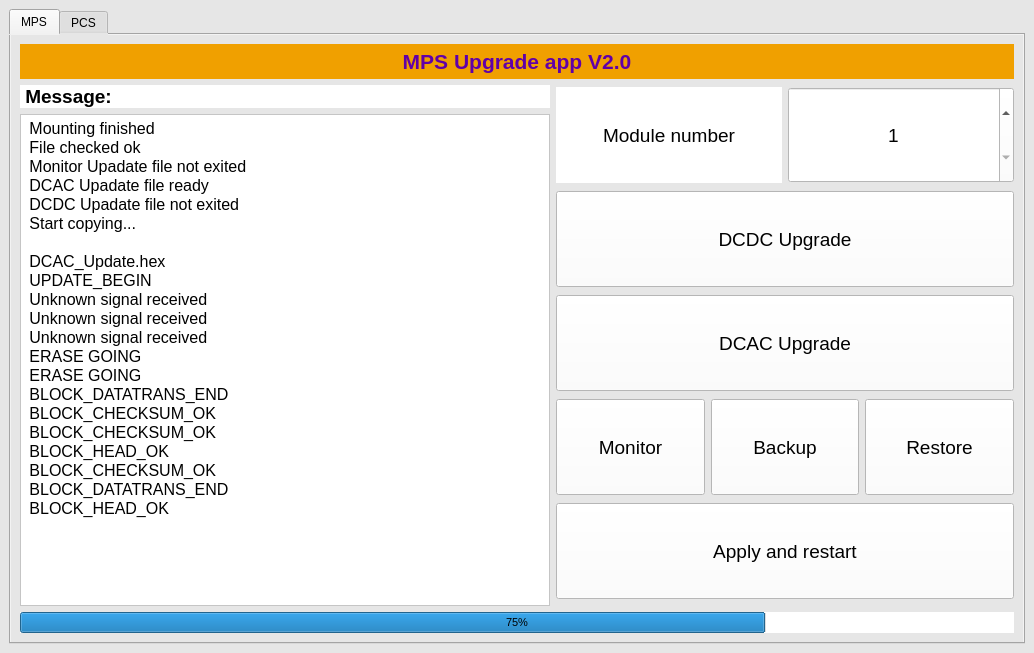
<?xml version="1.0" encoding="UTF-8"?>
<ui version="4.0">
 <class>UpgradeTools</class>
 <widget class="QMainWindow" name="UpgradeTools">
  <property name="geometry">
   <rect>
    <x>0</x>
    <y>0</y>
    <width>1034</width>
    <height>653</height>
   </rect>
  </property>
  <property name="windowTitle">
   <string>UpgradeTools</string>
  </property>
  <widget class="QWidget" name="centralwidget">
   <property name="styleSheet">
    <string notr="true">background-color: rgb(230, 230, 230);</string>
   </property>
   <layout class="QGridLayout" name="gridLayout_2">
    <item row="0" column="1">
     <widget class="QTabWidget" name="tabWidget">
      <property name="enabled">
       <bool>true</bool>
      </property>
      <property name="currentIndex">
       <number>0</number>
      </property>
      <property name="usesScrollButtons">
       <bool>false</bool>
      </property>
      <property name="documentMode">
       <bool>false</bool>
      </property>
      <property name="tabsClosable">
       <bool>false</bool>
      </property>
      <property name="movable">
       <bool>false</bool>
      </property>
      <property name="tabBarAutoHide">
       <bool>false</bool>
      </property>
      <widget class="QWidget" name="MPS">
       <attribute name="title">
        <string>MPS</string>
       </attribute>
       <layout class="QGridLayout" name="gridLayout">
        <item row="0" column="0">
         <widget class="QLabel" name="label">
          <property name="minimumSize">
           <size>
            <width>0</width>
            <height>35</height>
           </size>
          </property>
          <property name="font">
           <font>
            <pointsize>16</pointsize>
            <weight>75</weight>
            <bold>true</bold>
           </font>
          </property>
          <property name="styleSheet">
           <string notr="true">background-color: rgb(240, 160, 0);
color: rgb(97, 0, 167);</string>
          </property>
          <property name="text">
           <string>MPS Upgrade app V2.0</string>
          </property>
          <property name="alignment">
           <set>Qt::AlignCenter</set>
          </property>
         </widget>
        </item>
        <item row="1" column="0">
         <layout class="QHBoxLayout" name="horizontalLayout" stretch="1,1">
          <item>
           <layout class="QVBoxLayout" name="verticalLayout_3">
            <item>
             <widget class="QLabel" name="Message_label">
              <property name="minimumSize">
               <size>
                <width>530</width>
                <height>0</height>
               </size>
              </property>
              <property name="maximumSize">
               <size>
                <width>16777215</width>
                <height>16777215</height>
               </size>
              </property>
              <property name="font">
               <font>
                <pointsize>14</pointsize>
                <weight>75</weight>
                <bold>true</bold>
               </font>
              </property>
              <property name="styleSheet">
               <string notr="true">background-color: rgb(255, 255, 255);</string>
              </property>
              <property name="text">
               <string> Message:</string>
              </property>
             </widget>
            </item>
            <item>
             <widget class="QPlainTextEdit" name="plainTextEdit">
              <property name="minimumSize">
               <size>
                <width>530</width>
                <height>0</height>
               </size>
              </property>
              <property name="maximumSize">
               <size>
                <width>16777215</width>
                <height>16777215</height>
               </size>
              </property>
              <property name="font">
               <font>
                <pointsize>12</pointsize>
               </font>
              </property>
              <property name="styleSheet">
               <string notr="true">background-color: rgb(255, 255, 255);</string>
              </property>
              <property name="readOnly">
               <bool>true</bool>
              </property>
              <property name="plainText">
               <string> Mounting finished 
 File checked ok 
 Monitor Upadate file not exited 
 DCAC Upadate file ready 
 DCDC Upadate file not exited 
 Start copying...

 DCAC_Update.hex 
 UPDATE_BEGIN 
 Unknown signal received 
 Unknown signal received 
 Unknown signal received 
 ERASE GOING 
 ERASE GOING 
 BLOCK_DATATRANS_END
 BLOCK_CHECKSUM_OK 
 BLOCK_CHECKSUM_OK
 BLOCK_HEAD_OK
 BLOCK_CHECKSUM_OK
 BLOCK_DATATRANS_END
 BLOCK_HEAD_OK 
</string>
              </property>
             </widget>
            </item>
           </layout>
          </item>
          <item>
           <layout class="QVBoxLayout" name="verticalLayout_2">
            <item>
             <layout class="QHBoxLayout" name="horizontalLayout_2">
              <item>
               <widget class="QLabel" name="Modnum_label">
                <property name="font">
                 <font>
                  <pointsize>14</pointsize>
                 </font>
                </property>
                <property name="styleSheet">
                 <string notr="true">background-color: rgb(255, 255, 255);</string>
                </property>
                <property name="text">
                 <string>Module number</string>
                </property>
                <property name="alignment">
                 <set>Qt::AlignCenter</set>
                </property>
               </widget>
              </item>
              <item>
               <widget class="QSpinBox" name="spinBox">
                <property name="minimumSize">
                 <size>
                  <width>0</width>
                  <height>96</height>
                 </size>
                </property>
                <property name="font">
                 <font>
                  <pointsize>14</pointsize>
                 </font>
                </property>
                <property name="styleSheet">
                 <string notr="true">background-color: rgb(255, 255, 255);</string>
                </property>
                <property name="alignment">
                 <set>Qt::AlignCenter</set>
                </property>
                <property name="minimum">
                 <number>1</number>
                </property>
                <property name="maximum">
                 <number>99</number>
                </property>
                <property name="value">
                 <number>1</number>
                </property>
               </widget>
              </item>
             </layout>
            </item>
            <item>
             <widget class="QPushButton" name="DCDC_btn">
              <property name="minimumSize">
               <size>
                <width>450</width>
                <height>96</height>
               </size>
              </property>
              <property name="font">
               <font>
                <pointsize>14</pointsize>
               </font>
              </property>
              <property name="styleSheet">
               <string notr="true">background-color: rgb(255, 255, 255);</string>
              </property>
              <property name="text">
               <string>DCDC Upgrade</string>
              </property>
             </widget>
            </item>
            <item>
             <widget class="QPushButton" name="DCAC_btn">
              <property name="minimumSize">
               <size>
                <width>0</width>
                <height>96</height>
               </size>
              </property>
              <property name="font">
               <font>
                <pointsize>14</pointsize>
               </font>
              </property>
              <property name="styleSheet">
               <string notr="true">background-color: rgb(255, 255, 255);</string>
              </property>
              <property name="text">
               <string>DCAC Upgrade</string>
              </property>
             </widget>
            </item>
            <item>
             <layout class="QHBoxLayout" name="horizontalLayout_3">
              <item>
               <widget class="QPushButton" name="Monitor_btn">
                <property name="minimumSize">
                 <size>
                  <width>0</width>
                  <height>96</height>
                 </size>
                </property>
                <property name="font">
                 <font>
                  <pointsize>14</pointsize>
                 </font>
                </property>
                <property name="styleSheet">
                 <string notr="true">background-color: rgb(255, 255, 255);</string>
                </property>
                <property name="text">
                 <string>Monitor</string>
                </property>
               </widget>
              </item>
              <item>
               <widget class="QPushButton" name="Backup_btn">
                <property name="minimumSize">
                 <size>
                  <width>0</width>
                  <height>96</height>
                 </size>
                </property>
                <property name="font">
                 <font>
                  <pointsize>14</pointsize>
                 </font>
                </property>
                <property name="styleSheet">
                 <string notr="true">background-color: rgb(255, 255, 255);</string>
                </property>
                <property name="text">
                 <string>Backup</string>
                </property>
               </widget>
              </item>
              <item>
               <widget class="QPushButton" name="Restore_btn">
                <property name="minimumSize">
                 <size>
                  <width>0</width>
                  <height>96</height>
                 </size>
                </property>
                <property name="font">
                 <font>
                  <pointsize>14</pointsize>
                 </font>
                </property>
                <property name="styleSheet">
                 <string notr="true">background-color: rgb(255, 255, 255);</string>
                </property>
                <property name="text">
                 <string>Restore</string>
                </property>
               </widget>
              </item>
             </layout>
            </item>
            <item>
             <widget class="QPushButton" name="Apply_btn">
              <property name="minimumSize">
               <size>
                <width>0</width>
                <height>96</height>
               </size>
              </property>
              <property name="font">
               <font>
                <pointsize>14</pointsize>
               </font>
              </property>
              <property name="styleSheet">
               <string notr="true">background-color: rgb(255, 255, 255);</string>
              </property>
              <property name="text">
               <string>Apply and restart</string>
              </property>
             </widget>
            </item>
           </layout>
          </item>
         </layout>
        </item>
        <item row="2" column="0">
         <widget class="QProgressBar" name="progressBar">
          <property name="minimumSize">
           <size>
            <width>980</width>
            <height>0</height>
           </size>
          </property>
          <property name="maximumSize">
           <size>
            <width>16777215</width>
            <height>16777215</height>
           </size>
          </property>
          <property name="font">
           <font>
            <pointsize>8</pointsize>
           </font>
          </property>
          <property name="styleSheet">
           <string notr="true">background-color: rgb(255, 255, 255);
border-color: rgb(255, 255, 255);</string>
          </property>
          <property name="value">
           <number>75</number>
          </property>
          <property name="alignment">
           <set>Qt::AlignCenter</set>
          </property>
          <property name="textVisible">
           <bool>true</bool>
          </property>
          <property name="invertedAppearance">
           <bool>false</bool>
          </property>
          <property name="textDirection">
           <enum>QProgressBar::TopToBottom</enum>
          </property>
         </widget>
        </item>
       </layout>
      </widget>
      <widget class="QWidget" name="MEGA">
       <property name="enabled">
        <bool>true</bool>
       </property>
       <attribute name="title">
        <string>PCS</string>
       </attribute>
       <layout class="QGridLayout" name="gridLayout_3">
        <item row="0" column="0">
         <widget class="QLabel" name="label_6">
          <property name="minimumSize">
           <size>
            <width>0</width>
            <height>35</height>
           </size>
          </property>
          <property name="font">
           <font>
            <pointsize>16</pointsize>
            <weight>75</weight>
            <bold>true</bold>
           </font>
          </property>
          <property name="styleSheet">
           <string notr="true">background-color: rgb(240, 160, 0);
color: rgb(97, 0, 167);</string>
          </property>
          <property name="text">
           <string>PCS Upgrade Tools V2.0</string>
          </property>
          <property name="alignment">
           <set>Qt::AlignCenter</set>
          </property>
         </widget>
        </item>
        <item row="1" column="0">
         <layout class="QHBoxLayout" name="horizontalLayout_4" stretch="1,1">
          <item>
           <layout class="QVBoxLayout" name="verticalLayout_4">
            <item>
             <layout class="QHBoxLayout" name="horizontalLayout_5">
              <item>
               <widget class="QLabel" name="Modnum_label_2">
                <property name="font">
                 <font>
                  <pointsize>14</pointsize>
                 </font>
                </property>
                <property name="styleSheet">
                 <string notr="true">background-color: rgb(255, 255, 255);</string>
                </property>
                <property name="text">
                 <string>Module number</string>
                </property>
                <property name="alignment">
                 <set>Qt::AlignCenter</set>
                </property>
               </widget>
              </item>
              <item>
               <widget class="QSpinBox" name="spinBox_2">
                <property name="minimumSize">
                 <size>
                  <width>0</width>
                  <height>96</height>
                 </size>
                </property>
                <property name="font">
                 <font>
                  <pointsize>14</pointsize>
                 </font>
                </property>
                <property name="styleSheet">
                 <string notr="true">background-color: rgb(255, 255, 255);</string>
                </property>
                <property name="alignment">
                 <set>Qt::AlignCenter</set>
                </property>
                <property name="minimum">
                 <number>1</number>
                </property>
                <property name="maximum">
                 <number>99</number>
                </property>
                <property name="value">
                 <number>1</number>
                </property>
               </widget>
              </item>
             </layout>
            </item>
            <item>
             <widget class="QLabel" name="Message_label_2">
              <property name="minimumSize">
               <size>
                <width>530</width>
                <height>0</height>
               </size>
              </property>
              <property name="maximumSize">
               <size>
                <width>16777215</width>
                <height>16777215</height>
               </size>
              </property>
              <property name="font">
               <font>
                <pointsize>14</pointsize>
                <weight>75</weight>
                <bold>true</bold>
               </font>
              </property>
              <property name="styleSheet">
               <string notr="true">background-color: rgb(255, 255, 255);</string>
              </property>
              <property name="text">
               <string> Message:</string>
              </property>
             </widget>
            </item>
            <item>
             <widget class="QPlainTextEdit" name="plainTextEdit_2">
              <property name="minimumSize">
               <size>
                <width>530</width>
                <height>0</height>
               </size>
              </property>
              <property name="maximumSize">
               <size>
                <width>16777215</width>
                <height>16777215</height>
               </size>
              </property>
              <property name="font">
               <font>
                <pointsize>12</pointsize>
               </font>
              </property>
              <property name="styleSheet">
               <string notr="true">background-color: rgb(255, 255, 255);</string>
              </property>
              <property name="readOnly">
               <bool>true</bool>
              </property>
              <property name="plainText">
               <string> Mounting finished 
 File checked ok 
 Monitor.hex not exited
 DSPUpadate ok
 Start copying...
 
 DSPUpdate.hex
 UPDATE_BEGIN</string>
              </property>
             </widget>
            </item>
           </layout>
          </item>
          <item>
           <layout class="QVBoxLayout" name="verticalLayout_5">
            <item>
             <layout class="QHBoxLayout" name="horizontalLayout_7">
              <item>
               <widget class="QPushButton" name="Monitor_hex_btn">
                <property name="minimumSize">
                 <size>
                  <width>0</width>
                  <height>96</height>
                 </size>
                </property>
                <property name="font">
                 <font>
                  <pointsize>14</pointsize>
                 </font>
                </property>
                <property name="styleSheet">
                 <string notr="true">background-color: rgb(255, 255, 255);</string>
                </property>
                <property name="text">
                 <string>Monitor.hex</string>
                </property>
               </widget>
              </item>
              <item>
               <widget class="QPushButton" name="DSP_hex_btn">
                <property name="minimumSize">
                 <size>
                  <width>0</width>
                  <height>96</height>
                 </size>
                </property>
                <property name="font">
                 <font>
                  <pointsize>14</pointsize>
                 </font>
                </property>
                <property name="styleSheet">
                 <string notr="true">background-color: rgb(255, 255, 255);</string>
                </property>
                <property name="text">
                 <string>DSPUpdate.hex</string>
                </property>
               </widget>
              </item>
             </layout>
            </item>
            <item>
             <layout class="QHBoxLayout" name="horizontalLayout_8">
              <item>
               <widget class="QLabel" name="label_9">
                <property name="minimumSize">
                 <size>
                  <width>0</width>
                  <height>96</height>
                 </size>
                </property>
                <property name="font">
                 <font>
                  <pointsize>14</pointsize>
                 </font>
                </property>
                <property name="styleSheet">
                 <string notr="true">background-color: rgb(255, 255, 255);</string>
                </property>
                <property name="text">
                 <string>Baud rate</string>
                </property>
                <property name="alignment">
                 <set>Qt::AlignCenter</set>
                </property>
               </widget>
              </item>
              <item>
               <widget class="QPushButton" name="BaudRate_btn">
                <property name="minimumSize">
                 <size>
                  <width>0</width>
                  <height>96</height>
                 </size>
                </property>
                <property name="font">
                 <font>
                  <pointsize>14</pointsize>
                 </font>
                </property>
                <property name="styleSheet">
                 <string notr="true">background-color: rgb(255, 255, 255);</string>
                </property>
                <property name="text">
                 <string>500k</string>
                </property>
               </widget>
              </item>
             </layout>
            </item>
            <item>
             <layout class="QHBoxLayout" name="horizontalLayout_6">
              <item>
               <widget class="QPushButton" name="Monitor_btn_2">
                <property name="minimumSize">
                 <size>
                  <width>0</width>
                  <height>96</height>
                 </size>
                </property>
                <property name="font">
                 <font>
                  <pointsize>14</pointsize>
                 </font>
                </property>
                <property name="styleSheet">
                 <string notr="true">background-color: rgb(255, 255, 255);</string>
                </property>
                <property name="text">
                 <string>Monitor</string>
                </property>
               </widget>
              </item>
              <item>
               <widget class="QPushButton" name="Backup_btn_2">
                <property name="minimumSize">
                 <size>
                  <width>0</width>
                  <height>96</height>
                 </size>
                </property>
                <property name="font">
                 <font>
                  <pointsize>14</pointsize>
                 </font>
                </property>
                <property name="styleSheet">
                 <string notr="true">background-color: rgb(255, 255, 255);</string>
                </property>
                <property name="text">
                 <string>Backup</string>
                </property>
               </widget>
              </item>
              <item>
               <widget class="QPushButton" name="Restore_btn_2">
                <property name="minimumSize">
                 <size>
                  <width>0</width>
                  <height>96</height>
                 </size>
                </property>
                <property name="font">
                 <font>
                  <pointsize>14</pointsize>
                 </font>
                </property>
                <property name="styleSheet">
                 <string notr="true">background-color: rgb(255, 255, 255);</string>
                </property>
                <property name="text">
                 <string>Restore</string>
                </property>
               </widget>
              </item>
             </layout>
            </item>
            <item>
             <widget class="QPushButton" name="PCS_btn">
              <property name="minimumSize">
               <size>
                <width>0</width>
                <height>96</height>
               </size>
              </property>
              <property name="font">
               <font>
                <pointsize>14</pointsize>
               </font>
              </property>
              <property name="styleSheet">
               <string notr="true">background-color: rgb(255, 255, 255);</string>
              </property>
              <property name="text">
               <string>DSP Upgrade</string>
              </property>
             </widget>
            </item>
            <item>
             <widget class="QPushButton" name="Apply_btn_2">
              <property name="minimumSize">
               <size>
                <width>0</width>
                <height>96</height>
               </size>
              </property>
              <property name="font">
               <font>
                <pointsize>14</pointsize>
               </font>
              </property>
              <property name="styleSheet">
               <string notr="true">background-color: rgb(255, 255, 255);</string>
              </property>
              <property name="text">
               <string>Restart</string>
              </property>
             </widget>
            </item>
           </layout>
          </item>
         </layout>
        </item>
        <item row="2" column="0">
         <widget class="QProgressBar" name="progressBar_2">
          <property name="minimumSize">
           <size>
            <width>980</width>
            <height>0</height>
           </size>
          </property>
          <property name="maximumSize">
           <size>
            <width>16777215</width>
            <height>16777215</height>
           </size>
          </property>
          <property name="font">
           <font>
            <pointsize>8</pointsize>
           </font>
          </property>
          <property name="styleSheet">
           <string notr="true">background-color: rgb(255, 255, 255);
border-color: rgb(255, 255, 255);</string>
          </property>
          <property name="value">
           <number>10</number>
          </property>
          <property name="alignment">
           <set>Qt::AlignCenter</set>
          </property>
          <property name="textVisible">
           <bool>true</bool>
          </property>
          <property name="invertedAppearance">
           <bool>false</bool>
          </property>
          <property name="textDirection">
           <enum>QProgressBar::TopToBottom</enum>
          </property>
         </widget>
        </item>
       </layout>
      </widget>
     </widget>
    </item>
   </layout>
  </widget>
 </widget>
 <resources/>
 <connections/>
</ui>
